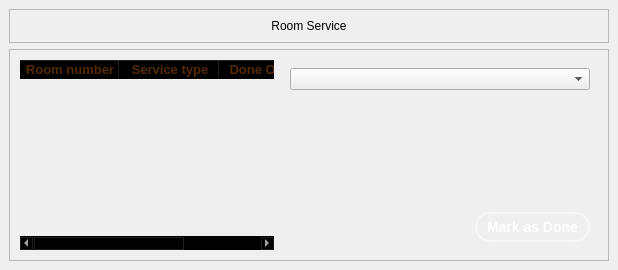
                <widget class="QWidget" name="roomService">
                 <layout class="QVBoxLayout" name="verticalLayout_31">
                  <property name="leftMargin">
                   <number>0</number>
                  </property>
                  <property name="topMargin">
                   <number>0</number>
                  </property>
                  <property name="rightMargin">
                   <number>0</number>
                  </property>
                  <property name="bottomMargin">
                   <number>0</number>
                  </property>
                  <item>
                   <widget class="QWidget" name="roomservicesContainer" native="true">
                    <property name="sizePolicy">
                     <sizepolicy hsizetype="Expanding" vsizetype="Expanding">
                      <horstretch>0</horstretch>
                      <verstretch>0</verstretch>
                     </sizepolicy>
                    </property>
                    <property name="minimumSize">
                     <size>
                      <width>200</width>
                      <height>0</height>
                     </size>
                    </property>
                    <layout class="QVBoxLayout" name="verticalLayout_22">
                     <item>
                      <widget class="QFrame" name="roomServicesTopContainer">
                       <property name="frameShape">
                        <enum>QFrame::Shape::StyledPanel</enum>
                       </property>
                       <property name="frameShadow">
                        <enum>QFrame::Shadow::Raised</enum>
                       </property>
                       <layout class="QGridLayout" name="gridLayout_2">
                        <item row="0" column="0">
                         <widget class="QLabel" name="head2_3">
                          <property name="text">
                           <string>Room Service</string>
                          </property>
                          <property name="alignment">
                           <set>Qt::AlignmentFlag::AlignCenter</set>
                          </property>
                         </widget>
                        </item>
                       </layout>
                      </widget>
                     </item>
                     <item>
                      <widget class="QFrame" name="Room_Services">
                       <property name="frameShape">
                        <enum>QFrame::Shape::StyledPanel</enum>
                       </property>
                       <property name="frameShadow">
                        <enum>QFrame::Shadow::Raised</enum>
                       </property>
                       <layout class="QHBoxLayout" name="horizontalLayout_21">
                        <item>
                         <widget class="QTableWidget" name="serviceTable">
                          <property name="palette">
                           <palette>
                            <active>
                             <colorrole role="WindowText">
                              <brush brushstyle="SolidPattern">
                               <color alpha="255">
                                <red>255</red>
                                <green>255</green>
                                <blue>255</blue>
                               </color>
                              </brush>
                             </colorrole>
                             <colorrole role="Button">
                              <brush brushstyle="SolidPattern">
                               <color alpha="0">
                                <red>0</red>
                                <green>0</green>
                                <blue>0</blue>
                               </color>
                              </brush>
                             </colorrole>
                             <colorrole role="Text">
                              <brush brushstyle="SolidPattern">
                               <color alpha="255">
                                <red>255</red>
                                <green>255</green>
                                <blue>255</blue>
                               </color>
                              </brush>
                             </colorrole>
                             <colorrole role="ButtonText">
                              <brush brushstyle="SolidPattern">
                               <color alpha="255">
                                <red>255</red>
                                <green>255</green>
                                <blue>255</blue>
                               </color>
                              </brush>
                             </colorrole>
                             <colorrole role="Base">
                              <brush brushstyle="NoBrush">
                               <color alpha="255">
                                <red>0</red>
                                <green>0</green>
                                <blue>0</blue>
                               </color>
                              </brush>
                             </colorrole>
                             <colorrole role="Window">
                              <brush brushstyle="SolidPattern">
                               <color alpha="0">
                                <red>0</red>
                                <green>0</green>
                                <blue>0</blue>
                               </color>
                              </brush>
                             </colorrole>
                             <colorrole role="Link">
                              <brush brushstyle="SolidPattern">
                               <color alpha="255">
                                <red>255</red>
                                <green>255</green>
                                <blue>255</blue>
                               </color>
                              </brush>
                             </colorrole>
                             <colorrole role="PlaceholderText">
                              <brush brushstyle="SolidPattern">
                               <color alpha="128">
                                <red>255</red>
                                <green>255</green>
                                <blue>255</blue>
                               </color>
                              </brush>
                             </colorrole>
                             <colorrole role="Accent">
                              <brush brushstyle="SolidPattern">
                               <color alpha="255">
                                <red>255</red>
                                <green>255</green>
                                <blue>255</blue>
                               </color>
                              </brush>
                             </colorrole>
                            </active>
                            <inactive>
                             <colorrole role="WindowText">
                              <brush brushstyle="SolidPattern">
                               <color alpha="255">
                                <red>255</red>
                                <green>255</green>
                                <blue>255</blue>
                               </color>
                              </brush>
                             </colorrole>
                             <colorrole role="Button">
                              <brush brushstyle="SolidPattern">
                               <color alpha="0">
                                <red>0</red>
                                <green>0</green>
                                <blue>0</blue>
                               </color>
                              </brush>
                             </colorrole>
                             <colorrole role="Text">
                              <brush brushstyle="SolidPattern">
                               <color alpha="255">
                                <red>255</red>
                                <green>255</green>
                                <blue>255</blue>
                               </color>
                              </brush>
                             </colorrole>
                             <colorrole role="ButtonText">
                              <brush brushstyle="SolidPattern">
                               <color alpha="255">
                                <red>255</red>
                                <green>255</green>
                                <blue>255</blue>
                               </color>
                              </brush>
                             </colorrole>
                             <colorrole role="Base">
                              <brush brushstyle="NoBrush">
                               <color alpha="255">
                                <red>0</red>
                                <green>0</green>
                                <blue>0</blue>
                               </color>
                              </brush>
                             </colorrole>
                             <colorrole role="Window">
                              <brush brushstyle="SolidPattern">
                               <color alpha="0">
                                <red>0</red>
                                <green>0</green>
                                <blue>0</blue>
                               </color>
                              </brush>
                             </colorrole>
                             <colorrole role="Link">
                              <brush brushstyle="SolidPattern">
                               <color alpha="255">
                                <red>255</red>
                                <green>255</green>
                                <blue>255</blue>
                               </color>
                              </brush>
                             </colorrole>
                             <colorrole role="PlaceholderText">
                              <brush brushstyle="SolidPattern">
                               <color alpha="128">
                                <red>255</red>
                                <green>255</green>
                                <blue>255</blue>
                               </color>
                              </brush>
                             </colorrole>
                             <colorrole role="Accent">
                              <brush brushstyle="SolidPattern">
                               <color alpha="255">
                                <red>255</red>
                                <green>255</green>
                                <blue>255</blue>
                               </color>
                              </brush>
                             </colorrole>
                            </inactive>
                            <disabled>
                             <colorrole role="WindowText">
                              <brush brushstyle="SolidPattern">
                               <color alpha="255">
                                <red>255</red>
                                <green>255</green>
                                <blue>255</blue>
                               </color>
                              </brush>
                             </colorrole>
                             <colorrole role="Button">
                              <brush brushstyle="SolidPattern">
                               <color alpha="0">
                                <red>0</red>
                                <green>0</green>
                                <blue>0</blue>
                               </color>
                              </brush>
                             </colorrole>
                             <colorrole role="Text">
                              <brush brushstyle="SolidPattern">
                               <color alpha="255">
                                <red>255</red>
                                <green>255</green>
                                <blue>255</blue>
                               </color>
                              </brush>
                             </colorrole>
                             <colorrole role="ButtonText">
                              <brush brushstyle="SolidPattern">
                               <color alpha="255">
                                <red>255</red>
                                <green>255</green>
                                <blue>255</blue>
                               </color>
                              </brush>
                             </colorrole>
                             <colorrole role="Base">
                              <brush brushstyle="NoBrush">
                               <color alpha="255">
                                <red>0</red>
                                <green>0</green>
                                <blue>0</blue>
                               </color>
                              </brush>
                             </colorrole>
                             <colorrole role="Window">
                              <brush brushstyle="SolidPattern">
                               <color alpha="0">
                                <red>0</red>
                                <green>0</green>
                                <blue>0</blue>
                               </color>
                              </brush>
                             </colorrole>
                             <colorrole role="Link">
                              <brush brushstyle="SolidPattern">
                               <color alpha="255">
                                <red>255</red>
                                <green>255</green>
                                <blue>255</blue>
                               </color>
                              </brush>
                             </colorrole>
                             <colorrole role="PlaceholderText">
                              <brush brushstyle="SolidPattern">
                               <color alpha="128">
                                <red>255</red>
                                <green>255</green>
                                <blue>255</blue>
                               </color>
                              </brush>
                             </colorrole>
                             <colorrole role="Accent">
                              <brush brushstyle="SolidPattern">
                               <color alpha="255">
                                <red>255</red>
                                <green>255</green>
                                <blue>255</blue>
                               </color>
                              </brush>
                             </colorrole>
                            </disabled>
                           </palette>
                          </property>
                          <property name="font">
                           <font>
                            <bold>false</bold>
                           </font>
                          </property>
                          <column>
                           <property name="text">
                            <string>Room number</string>
                           </property>
                           <property name="font">
                            <font>
                             <pointsize>10</pointsize>
                             <bold>true</bold>
                            </font>
                           </property>
                           <property name="background">
                            <color>
                             <red>170</red>
                             <green>150</green>
                             <blue>133</blue>
                            </color>
                           </property>
                           <property name="foreground">
                            <brush brushstyle="SolidPattern">
                             <color alpha="255">
                              <red>83</red>
                              <green>42</green>
                              <blue>0</blue>
                             </color>
                            </brush>
                           </property>
                          </column>
                          <column>
                           <property name="text">
                            <string>Service type</string>
                           </property>
                           <property name="font">
                            <font>
                             <pointsize>10</pointsize>
                             <bold>true</bold>
                            </font>
                           </property>
                           <property name="background">
                            <color>
                             <red>170</red>
                             <green>150</green>
                             <blue>133</blue>
                            </color>
                           </property>
                           <property name="foreground">
                            <brush brushstyle="SolidPattern">
                             <color alpha="255">
                              <red>83</red>
                              <green>42</green>
                              <blue>0</blue>
                             </color>
                            </brush>
                           </property>
                          </column>
                          <column>
                           <property name="text">
                            <string>Done OR Not</string>
                           </property>
                           <property name="font">
                            <font>
                             <pointsize>10</pointsize>
                             <bold>true</bold>
                            </font>
                           </property>
                           <property name="background">
                            <color>
                             <red>170</red>
                             <green>150</green>
                             <blue>133</blue>
                            </color>
                           </property>
                           <property name="foreground">
                            <brush brushstyle="SolidPattern">
                             <color alpha="255">
                              <red>83</red>
                              <green>42</green>
                              <blue>0</blue>
                             </color>
                            </brush>
                           </property>
                          </column>
                         </widget>
                        </item>
                        <item>
                         <widget class="QWidget" name="widget_8" native="true">
                          <layout class="QVBoxLayout" name="verticalLayout_21">
                           <item>
                            <widget class="QComboBox" name="servicesList">
                             <property name="minimumSize">
                              <size>
                               <width>300</width>
                               <height>0</height>
                              </size>
                             </property>
                             <property name="maximumSize">
                              <size>
                               <width>300</width>
                               <height>16777215</height>
                              </size>
                             </property>
                            </widget>
                           </item>
                           <item>
                            <spacer name="verticalSpacer_2">
                             <property name="orientation">
                              <enum>Qt::Orientation::Vertical</enum>
                             </property>
                             <property name="sizeHint" stdset="0">
                              <size>
                               <width>20</width>
                               <height>40</height>
                              </size>
                             </property>
                            </spacer>
                           </item>
                           <item alignment="Qt::AlignmentFlag::AlignRight">
                            <widget class="QPushButton" name="serviceDone">
                             <property name="font">
                              <font>
                               <family>Arial</family>
                               <pointsize>-1</pointsize>
                               <bold>true</bold>
                              </font>
                             </property>
                             <property name="styleSheet">
                              <string notr="true">QPushButton {
        background-color: qlineargradient(spread:pad, x1:0, y1:0, x2:1, y2:1, 
                                          stop:0 rgba(50, 150, 250, 255), 
                                          stop:1 rgba(0, 100, 200, 255));
        color: white;
        border: 2px solid rgba(255, 255, 255, 0.5);
        border-radius: 15px; /* Rounded corners */
        padding: 5px 10px;
        font-size: 14px;
        font-weight: bold;
        font-family: &quot;Arial&quot;;
    }
    QPushButton:hover {
        background-color: qlineargradient(spread:pad, x1:0, y1:0, x2:1, y2:1, 
                                          stop:0 rgba(70, 170, 255, 255), 
                                          stop:1 rgba(10, 120, 220, 255));
        border: 2px solid rgba(255, 255, 255, 0.8);
        box-shadow: 0px 0px 10px rgba(0, 150, 255, 0.6); /* Glow effect */
    }
    QPushButton:pressed {
        background-color: rgba(0, 90, 180, 255);
        border: 2px solid rgba(255, 255, 255, 0.8);
    }</string>
                             </property>
                             <property name="text">
                              <string>Mark as Done</string>
                             </property>
                            </widget>
                           </item>
                          </layout>
                         </widget>
                        </item>
                       </layout>
                      </widget>
                     </item>
                    </layout>
                   </widget>
                  </item>
                 </layout>
                </widget>
